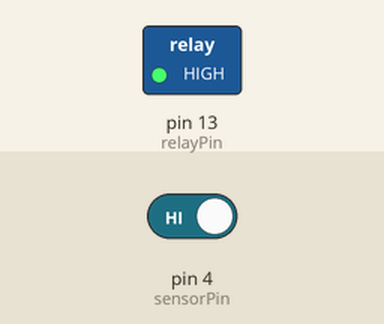
Recording of a sketch running on a simulated Arduino Nano, built with avr-gcc and run on an emulated ATmega328P. On the bench: switched loads named in the sketch (green lamp = pin HIGH). Inputs (shaded band) come from the test bench; at power-on: pin 4 (sensorPin) HIGH.

Above: at 0.1 s.
At 60.1 s:
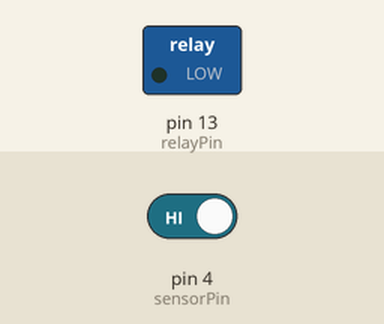
Timing chart, 0 to 81.5 s (numbered marks = the images above):
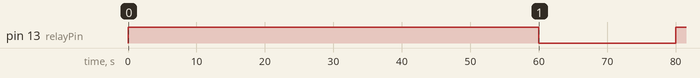

The sketch:

motorSpin.ino
```cpp
#include <stdbool.h> // Arduino nano

unsigned long timeDelay = 20000; // Time delay by 20s
unsigned long timeSpinning = 60000; // Spin for 60s

bool motorRunning; // Is motor running?
bool onHold; // Is the time delay in effect?

const int sensorPin = 4; // pin connected to sensor
const int relayPin = 13; // pin connected to relay

void setup(){
    motorRunning = false; // Initialize motorRunning
    onHold = false; // Intialize onHold

    // Initialize pin connected to sensor as an input. LOW if its triggered.
    pinMode(sensorPin, INPUT_PULLUP);

    // Initialize pin connected to relay as an output.
    pinMode(relayPin, OUTPUT);
    // Serial.begin(9600);
}

void loop(){

    // If sensor detected and its not moving or on the delay, turn on relay/motor.
    if(digitalRead(sensorPin) ==  HIGH && motorRunning==false && onHold==false){

        motorRunning = true;
        // turn on relay pin
        digitalWrite(relayPin, HIGH);

        // keep spinning for 60 seconds
        delay(timeSpinning);

        // Turn off relay/motor
        digitalWrite(relayPin, LOW);

        // Indicate motor no longer running
        motorRunning = false;

        // Indicate delay begins
        onHold = true;
        delay(timeDelay);

        // After delay, can be triggered again
        motorRunning = false;
        onHold = false;
    }
}
```

Measured:
- by itself, pin 13 (relayPin): LOW → HIGH at 0.00 s, → LOW 60.0 s later, → HIGH 20.0 s later
